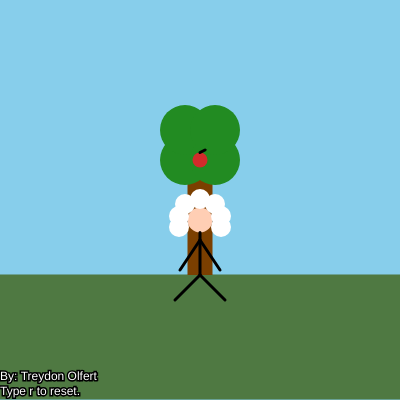
Frame 1 (no input)
Frame 60 (no input): identical to frame 1, image omitted
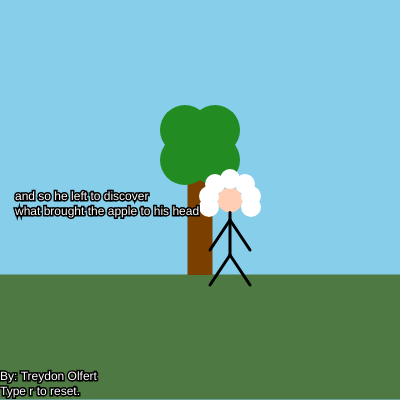
Frame 120 (the mouse pressed at the canvas centre since frame 60)

The p5.js sketch that drew these frames (run headless with seeded random() and noise() and a simulated clock; from frame 60 on, the mouse is pressed at the canvas centre):

// p5.js sketch
// ── sketch.js
//Interactive Scene
//Treydon Olfert
//March 13, 2024
//Interactive scene involving a man and an apple tree

function setup() {
  createCanvas(400, 400);
  rectMode(CENTER);
}

//global variables

let currentBack = 0;
let apple = 0;
let appleY = 160;
let Newton = 0;
let baseWidth = 200;
let baseHeight = 200;

//drawing the scene functions

function drawTrunk() {
  fill(123,63,0);
  noStroke();
  rect(width/2,height/2+20,25,110);
}

function drawTreeLeaves() {
  fill(34, 139, 34);
  noStroke(); 
  circle(width/2-15, height/2-40, 50);
  circle(width/2-15, height/2-70, 50);
  circle(width/2+15, height/2-40, 50);
  circle(width/2+15, height/2-70, 50);
}

function drawGround() {
  fill(79, 121, 66);
  noStroke();
  rect(width/2, height/2 + 137, 400, 125);
}

function drawApple(appleState) {
  //if apple is 0, the apple is drawn in the tree. if it's 1, the apple is drawn falling by modifying appleY each frame.
  //once it hits Newton's hair, the apple vanishes with apple = 2 and Newton is changed to 1, which in turn makes newtonState = 1.
  if (appleState === 0) {
    fill(210, 43, 43);
    circle(width/2, height/2-40, 15);
    stroke(0);
    strokeWeight(3);
    line(width/2, height/2-47.5, width/2+5, height/2-50);
  }
  else if (appleState === 1) {
    fill(210, 43, 43);
    if (appleY <= height/2-11) {
      appleY++;
    }
    else {
      apple = 2;
      Newton = 1;
      baseHeight -= 20;
    }
    circle(width/2, appleY, 15);
    stroke(0);
    strokeWeight(3);
    line(width/2, appleY-7.5, width/2+5, appleY-10);
  }
}

function drawNewton(newtonState) { 
  //if newtonState is 0, Newton is drawn sitting and otherwise it draws him walking away by modifying baseWidth each time the function runs.
  if (newtonState === 1) {
    baseWidth++;
  }
  noStroke();
  //head
  fill(255, 206, 180);
  circle(baseWidth, baseHeight+20, 25);
  //hair
  fill(255,255,255);
  circle(baseWidth+21, baseHeight+27, 20);
  circle(baseWidth+21, baseHeight+16, 20);
  circle(baseWidth+15, baseHeight+4, 20);
  circle(baseWidth, baseHeight-1, 20);
  circle(baseWidth-15, baseHeight+4, 20);
  circle(baseWidth-21, baseHeight+16, 20);
  circle(baseWidth-21, baseHeight+27, 20);
  stroke(0);
  strokeWeight(3);
  //body
  line(baseWidth, baseHeight+32.5, baseWidth, baseHeight+75);
  //legs - redrawn with same slope as his arms when he stands
  if (newtonState === 0) {
    line(baseWidth, baseHeight+75, baseWidth+25, baseHeight+100);
    line(baseWidth, baseHeight+75, baseWidth-25, baseHeight+100);
  }
  else {
    line(baseWidth, baseHeight+75, baseWidth+20, baseHeight + 105);
    line(baseWidth, baseHeight+75, baseWidth-20, baseHeight + 105);
  }
  //arms
  line(baseWidth, baseHeight+40, baseWidth+20, baseHeight+70);
  line(baseWidth, baseHeight+40, baseWidth-20, baseHeight+70);
}

function draw() {
  //draws the background, then calls the scene drawing functions
  if (currentBack === 0) {
    background(135,206,235);
  }
  else if (currentBack === 1) {
    background(200,50,76);
  }
  else if (currentBack === 2) {
    background(50,150,20);
  }
  else if (currentBack === 3) {
    background(50,15,165);
  }
  drawGround();
  drawTrunk();
  drawTreeLeaves();
  drawApple(apple);
  drawNewton(Newton);
  //Text uses same stroke from drawing Newton because it looks good
  if (Newton === 1) {
    text("and so he left to discover\nwhat brought the apple to his head", width/2-185, height/2);
  }
  text("By: Treydon Olfert\nType r to reset.", 0, height-20);
}

//functions for when r is typed or when the mouse is clicked
function mousePressed() {
  if (apple === 0 && mouseButton === LEFT) {
    apple = 1;
  }
  if (mouseButton === CENTER) {
    currentBack = (currentBack + 1) % 4;
  }
}

function  keyTyped() { 
  if (key === 'r') { //identical to top of program with initial global variable values
    currentBack = 0;
    Newton = 0;
    apple = 0;
    appleY = 160;
    baseHeight = 200;
    baseWidth = 200;
  }
}
